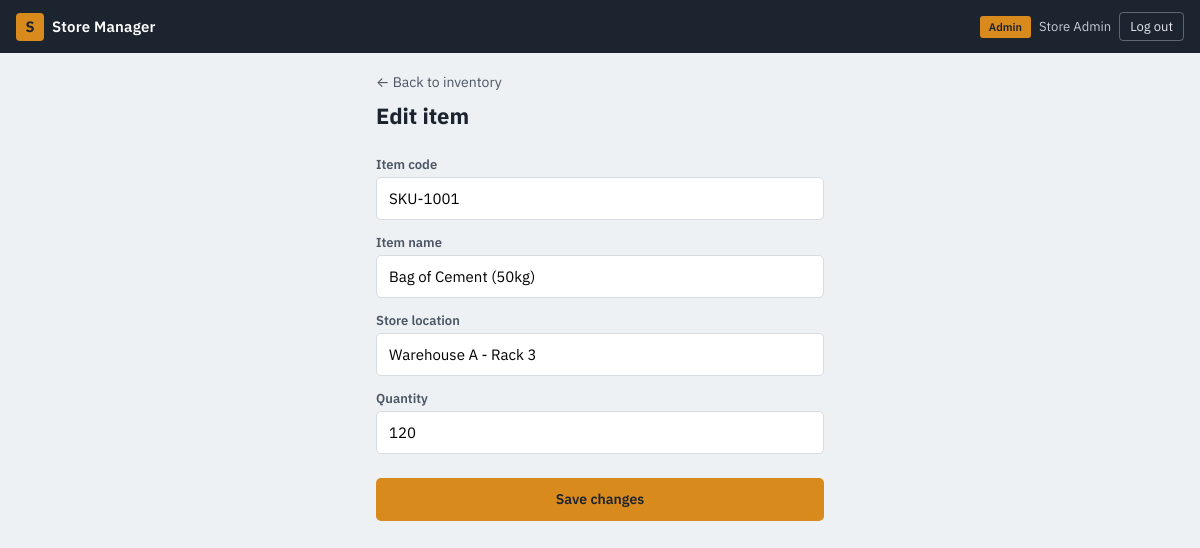
The app's page /edit_entry.php?id=1 (signed in) with its own data.
### tables this page shows
CREATE TABLE IF NOT EXISTS inventory (
    id           INT AUTO_INCREMENT PRIMARY KEY,
    item_code    VARCHAR(50) NOT NULL UNIQUE,
    item_name    VARCHAR(150) NOT NULL,
    location     VARCHAR(100) NOT NULL,
    quantity     INT NOT NULL DEFAULT 0,
    updated_by   VARCHAR(50) NULL,
    created_at   TIMESTAMP NOT NULL DEFAULT CURRENT_TIMESTAMP,
    updated_at   TIMESTAMP NOT NULL DEFAULT CURRENT_TIMESTAMP ON UPDATE CURRENT_TIMESTAMP,
    INDEX idx_item_code (item_code),
    INDEX idx_location (location),
    INDEX idx_item_name (item_name)
);

### includes/auth.php (called while the page is built, shortened)
<?php
function current_user(): ?array
{
    return $_SESSION['user'] ?? null;
}

### edit_entry.php (the view, shortened to what this page needs)
<?php
require_once __DIR__ . '/includes/auth.php';
$db = get_db();
$id = (int)($_GET['id'] ?? $_POST['id'] ?? 0);
$stmt = $db->prepare('SELECT * FROM inventory WHERE id = ?');
$stmt->execute([$id]);
$item = $stmt->fetch();
$form = [
    'item_code' => $item['item_code'],
    'item_name' => $item['item_name'],
    'location'  => $item['location'],
    'quantity'  => $item['quantity'],
];
include __DIR__ . '/includes/header.php';
?>
<div class="form-wrap container-pad">
    <a href="index.php" class="back-link">&larr; Back to inventory</a>
    <h1 class="form-title">Edit item</h1>
    <form method="post" class="entry-form">
        <label for="item_code">Item code</label>
        <input type="text" id="item_code" name="item_code" required
               value="<?= htmlspecialchars($form['item_code']) ?>">
        <label for="item_name">Item name</label>
        <input type="text" id="item_name" name="item_name" required
               value="<?= htmlspecialchars($form['item_name']) ?>">
        <label for="location">Store location</label>
        <input type="text" id="location" name="location" required
               value="<?= htmlspecialchars($form['location']) ?>">
        <label for="quantity">Quantity</label>
        <input type="number" id="quantity" name="quantity" required min="0" step="1"
               value="<?= htmlspecialchars($form['quantity']) ?>">
        <button type="submit" class="btn btn-primary btn-block">Save changes</button>
    </form>
</div>
<?php include __DIR__ . '/includes/footer.php'; ?>

### includes/header.php (shortened to what this page needs)
<?php
$u = current_user();
?>
<!DOCTYPE html>
<html lang="en">
<head>
<link rel="stylesheet" href="assets/css/style.css">
</head>
<body>
<?php if ($u): ?>
<header class="topbar">
    <div class="topbar-brand">
        <span class="brand-mark">S</span>
        <span class="brand-name">Store Manager</span>
    </div>
    <div class="topbar-user">
        <span class="role-pill role-<?= htmlspecialchars($u['role']) ?>"><?= htmlspecialchars(ucfirst($u['role'])) ?></span>
        <span class="user-name"><?= htmlspecialchars($u['full_name']) ?></span>
        <a href="logout.php" class="btn-logout">Log out</a>
    </div>
</header>
<?php endif; ?>
<main class="app-main">

### assets/css/style.css (style rules this page uses)
:root { --ink: #1C2430; --ink-soft: #4B5563; --paper: #EEF1F4; --surface: #FFFFFF; --line: #D7DCE2; --amber: #D98A1D; --amber-dark: #B36F13; --ok: #2F7D52; --low: #B36F13; --zero: #B23A2E; --danger: #B23A2E; --danger-bg: #FBEAE8; --ok-bg: #E9F5EE; --font-ui: 'IBM Plex Sans', -apple-system, BlinkMacSystemFont, 'Segoe UI', sans-serif; --font-code: 'IBM Plex Mono', 'SFMono-Regular', Consolas, monospace; }
* { box-sizing: border-box; }
html, body { margin: 0; padding: 0; background: var(--paper); color: var(--ink); font-family: var(--font-ui); -webkit-tap-highlight-color: transparent; }
a { color: var(--amber-dark); text-decoration: none; }
.container-pad { padding-left: 16px; padding-right: 16px; }
.topbar { background: var(--ink); color: #fff; display: flex; align-items: center; justify-content: space-between; padding: 12px 16px; position: sticky; top: 0; z-index: 20; }
.topbar-brand { display: flex; align-items: center; gap: 8px; }
.brand-mark { width: 28px; height: 28px; background: var(--amber); color: var(--ink); font-weight: 700; font-family: var(--font-code); display: flex; align-items: center; justify-content: center; border-radius: 4px; font-size: 15px; }
.brand-name { font-weight: 600; font-size: 15px; letter-spacing: 0.2px; }
.topbar-user { display: flex; align-items: center; gap: 8px; }
.user-name { font-size: 13px; color: #C7CDD6; display: none; }
.role-pill { font-size: 11px; padding: 3px 8px; border-radius: 3px; font-weight: 600; border: 1px solid rgba(255,255,255,0.25); }
.role-pill.role-admin { background: var(--amber); color: var(--ink); border-color: transparent; }
.btn-logout { font-size: 13px; color: #E4E7EC; border: 1px solid rgba(255,255,255,0.3); padding: 5px 10px; border-radius: 4px; }
@media (min-width: 520px) { .user-name { display: inline; } }
.btn { display: inline-flex; align-items: center; justify-content: center; font-family: var(--font-ui); font-weight: 600; font-size: 14px; padding: 10px 16px; border-radius: 5px; border: 1px solid transparent; cursor: pointer; line-height: 1.2; }
.btn-primary { background: var(--amber); color: var(--ink); }
.btn-block { width: 100%; padding: 12px; }
.form-wrap { max-width: 480px; margin: 0 auto; padding-top: 18px; padding-bottom: 60px; }
.back-link { font-size: 14px; color: var(--ink-soft); }
.form-title { font-size: 22px; margin: 10px 0 16px; }
.entry-form { display: flex; flex-direction: column; gap: 4px; margin-top: 8px; }
.entry-form label { font-size: 13px; font-weight: 600; color: var(--ink-soft); margin-top: 10px; }
.entry-form input { padding: 11px 12px; border: 1px solid var(--line); border-radius: 5px; font-size: 15px; font-family: var(--font-ui); background: var(--surface); }
.entry-form button { margin-top: 20px; }

### records on screen
inventory: updated_by "Admin", item_code "SKU-1001", item_name "Bag of Cement (50kg)", location "Warehouse A - Rack 3", quantity "120"

### other values on screen
$u['full_name'] "Store Admin"
